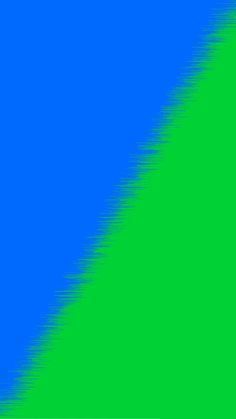
#> input picture 3c006ed8b850c1aa768ea287f3db261c.png, 236 x 419 px
$ python imager.py
#> lines starting #> are read from the running program, lines starting #| are printed output that depends on the picture
from PIL import Image, ImageDraw


def pixel_adjust(pixel):

    avg = int((pixel[0]+ pixel[1] + pixel[2])/3)
    return (avg, avg, avg)

def remove_text(pixel):
    if pixel[1] >= 140 and pixel[0] <= 50 and pixel[2] <= 200:
        return (0, 0, 0)
    else:
        return pixel

def rotate180(image, w, h):
    y = Image.new("RGBA", (w,h))
    y2 = ImageDraw.Draw(y)
    for i in range(w):
        for j in range(h):
            y2.point((w-i, h-j), image.getpixel((i,j)) )
    y.save("thing.png")

def rotate90(image, w, h):
    y = Image.new("RGBA", (h,w))
    y2 = ImageDraw.Draw(y)
    for i in range(h):
        for j in range(w):
            y2.point((h-i, w-j), image.getpixel((j,i)))
    y.save("90.png")


# [4 lines of commented-out code are left out]


def mainr():
    t = input("path")
#> the answer given: ../3c006ed8b850c1aa768ea287f3db261c.png
    t = Image.open(t)
#> t is the input picture: PIL image 236x419 RGB; mean R, G, B 0.4, 157.6, 153.2
    img = ImageDraw.Draw(t)
    rotate90(t, t.width,t.height)
#> in rotate90, `y = Image.new("RGBA", (h,w))`: y: PIL image 419x236 RGBA; every value is 0
#> in rotate90, `y.save("90.png")`:
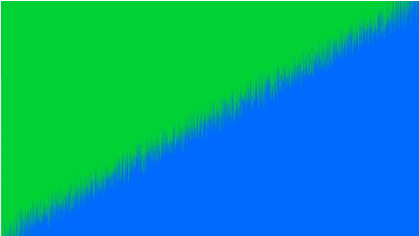
#> saved as 90.png: PIL image 419x236 RGBA; mean R, G, B, A 0.4, 156.9, 151.5, 253.3; transparent parts drawn white
    t.save("g2.png")


mainr()
